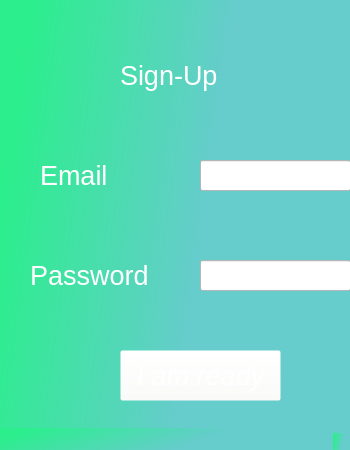
<?xml version="1.0" encoding="UTF-8"?>
<ui version="4.0">
 <class>LoginWindow</class>
 <widget class="QMainWindow" name="LoginWindow">
  <property name="enabled">
   <bool>true</bool>
  </property>
  <property name="geometry">
   <rect>
    <x>0</x>
    <y>0</y>
    <width>350</width>
    <height>450</height>
   </rect>
  </property>
  <property name="mouseTracking">
   <bool>false</bool>
  </property>
  <property name="windowTitle">
   <string>Form</string>
  </property>
  <property name="styleSheet">
   <string notr="true">background-color: rgb(102, 204, 204);
background-color: qlineargradient(spread:pad, x1:0, y1:0.534, x2:0.994318, y2:0.704545, stop:0 rgba(44, 238, 141, 255), stop:0.568182 rgba(102, 204, 204, 255));</string>
  </property>
  <widget class="QWidget" name="centralwidget">
   <widget class="QLabel" name="label">
    <property name="geometry">
     <rect>
      <x>120</x>
      <y>30</y>
      <width>211</width>
      <height>91</height>
     </rect>
    </property>
    <property name="styleSheet">
     <string notr="true">color:rgb(255, 255, 255); font-size:20pt;
background-color: rgba(255, 255, 250, 0);
font: 35pt &quot;Agency FB&quot;;</string>
    </property>
    <property name="text">
     <string>Sign-Up</string>
    </property>
   </widget>
   <widget class="QLabel" name="label_2">
    <property name="geometry">
     <rect>
      <x>40</x>
      <y>150</y>
      <width>91</width>
      <height>51</height>
     </rect>
    </property>
    <property name="styleSheet">
     <string notr="true">color:rgb(255, 255, 255); font-size:20pt;
background-color: rgba(255, 255, 255, 0);
font: 20pt &quot;Agency FB&quot;;</string>
    </property>
    <property name="text">
     <string>Email</string>
    </property>
   </widget>
   <widget class="QLineEdit" name="email">
    <property name="geometry">
     <rect>
      <x>200</x>
      <y>160</y>
      <width>151</width>
      <height>31</height>
     </rect>
    </property>
    <property name="styleSheet">
     <string notr="true">background-color: rgb(255, 255, 255);
border-right-color: rgb(255, 0, 0);
border-color: rgb(255, 0, 0);</string>
    </property>
    <property name="text">
     <string/>
    </property>
   </widget>
   <widget class="QLineEdit" name="password">
    <property name="geometry">
     <rect>
      <x>200</x>
      <y>260</y>
      <width>151</width>
      <height>31</height>
     </rect>
    </property>
    <property name="styleSheet">
     <string notr="true">background-color: rgb(255, 255, 255);</string>
    </property>
    <property name="text">
     <string/>
    </property>
   </widget>
   <widget class="QLabel" name="label_4">
    <property name="geometry">
     <rect>
      <x>30</x>
      <y>250</y>
      <width>171</width>
      <height>51</height>
     </rect>
    </property>
    <property name="styleSheet">
     <string notr="true">color:rgb(255, 255, 255); font-size:20pt;
background-color: rgba(255, 255, 255, 0);
font: 20pt &quot;Agency FB&quot;;</string>
    </property>
    <property name="text">
     <string>Password</string>
    </property>
   </widget>
   <widget class="QPushButton" name="Naccount">
    <property name="geometry">
     <rect>
      <x>120</x>
      <y>350</y>
      <width>161</width>
      <height>51</height>
     </rect>
    </property>
    <property name="styleSheet">
     <string notr="true">color:rgb(255, 255, 255); font-size:20pt;
background-color: rgba(255, 255, 250, 0);
font: 15pt &quot;Agency FB&quot;;
font: italic
</string>
    </property>
    <property name="text">
     <string>I am ready</string>
    </property>
   </widget>
  </widget>
  <widget class="QStatusBar" name="statusbar"/>
 </widget>
 <resources/>
 <connections/>
</ui>
